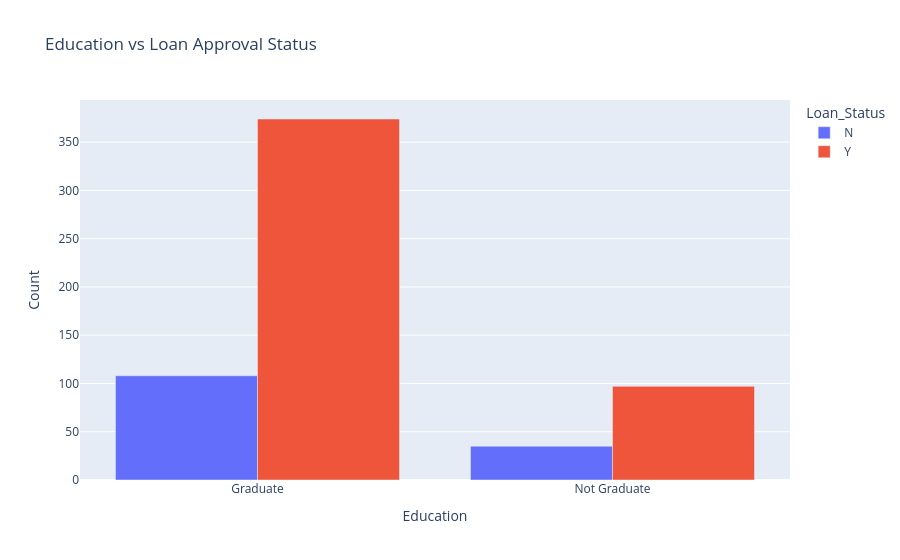
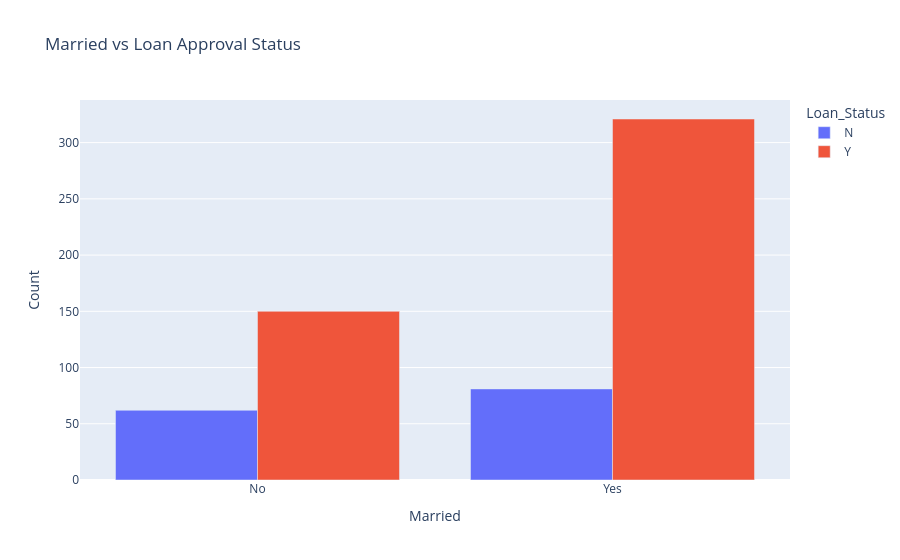
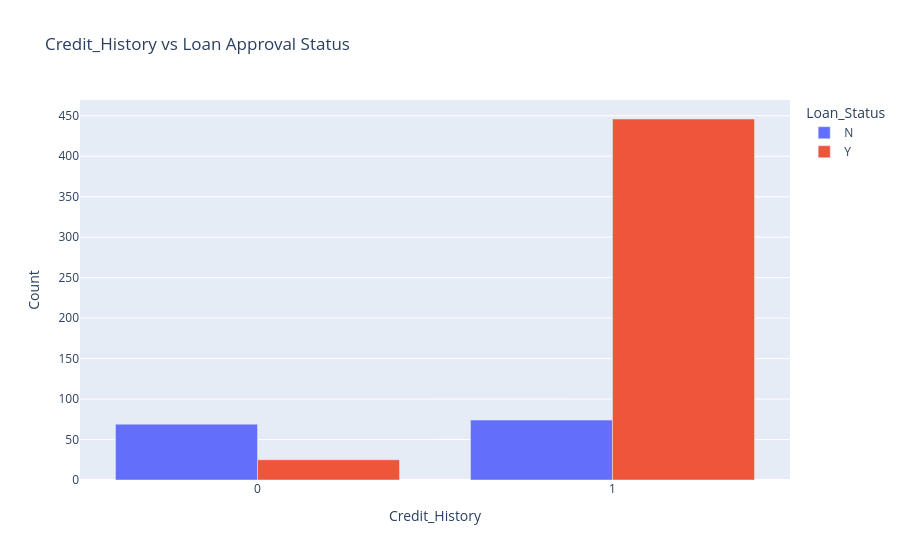

Notebook code cell kept with these figures, in order:
### Code cell
# 4.2 Bivariate visualizations: Categoricals vs Loan_Status
for col in ['Education', 'Married', 'Credit_History']:
    fig = px.bar(df.groupby([col, 'Loan_Status']).size().reset_index(name='Count'), x=col, y='Count', color='Loan_Status', barmode='group', title=f'{col} vs Loan Approval Status')
    fig.show()

### Figure 1 — Plotly figure (JSON) as saved in the notebook; plotly's stock layout.template omitted (floating-point values rounded to 4 significant figures)
{"data": [{"alignmentgroup": "True", "hovertemplate": "Loan_Status=N<br>Education=%{x}<br>Count=%{y}<extra></extra>", "legendgroup": "N", "marker": {"color": "#636efa", "pattern": {"shape": ""}}, "name": "N", "offsetgroup": "N", "orientation": "v", "showlegend": true, "textposition": "auto", "type": "bar", "x": ["Graduate", "Not Graduate"], "xaxis": "x", "y": [108, 35], "yaxis": "y"}, {"alignmentgroup": "True", "hovertemplate": "Loan_Status=Y<br>Education=%{x}<br>Count=%{y}<extra></extra>", "legendgroup": "Y", "marker": {"color": "#EF553B", "pattern": {"shape": ""}}, "name": "Y", "offsetgroup": "Y", "orientation": "v", "showlegend": true, "textposition": "auto", "type": "bar", "x": ["Graduate", "Not Graduate"], "xaxis": "x", "y": [374, 97], "yaxis": "y"}], "layout": {"barmode": "group", "legend": {"title": {"text": "Loan_Status"}, "tracegroupgap": 0}, "title": {"text": "Education vs Loan Approval Status"}, "xaxis": {"anchor": "y", "domain": [0, 1], "title": {"text": "Education"}}, "yaxis": {"anchor": "x", "domain": [0, 1], "title": {"text": "Count"}}}}

### Figure 2 — Plotly figure (JSON) as saved in the notebook; plotly's stock layout.template omitted (floating-point values rounded to 4 significant figures)
{"data": [{"alignmentgroup": "True", "hovertemplate": "Loan_Status=N<br>Married=%{x}<br>Count=%{y}<extra></extra>", "legendgroup": "N", "marker": {"color": "#636efa", "pattern": {"shape": ""}}, "name": "N", "offsetgroup": "N", "orientation": "v", "showlegend": true, "textposition": "auto", "type": "bar", "x": ["No", "Yes"], "xaxis": "x", "y": [62, 81], "yaxis": "y"}, {"alignmentgroup": "True", "hovertemplate": "Loan_Status=Y<br>Married=%{x}<br>Count=%{y}<extra></extra>", "legendgroup": "Y", "marker": {"color": "#EF553B", "pattern": {"shape": ""}}, "name": "Y", "offsetgroup": "Y", "orientation": "v", "showlegend": true, "textposition": "auto", "type": "bar", "x": ["No", "Yes"], "xaxis": "x", "y": [150, 321], "yaxis": "y"}], "layout": {"barmode": "group", "legend": {"title": {"text": "Loan_Status"}, "tracegroupgap": 0}, "title": {"text": "Married vs Loan Approval Status"}, "xaxis": {"anchor": "y", "domain": [0, 1], "title": {"text": "Married"}}, "yaxis": {"anchor": "x", "domain": [0, 1], "title": {"text": "Count"}}}}

### Figure 3 — Plotly figure (JSON) as saved in the notebook; plotly's stock layout.template omitted (floating-point values rounded to 4 significant figures)
{"data": [{"alignmentgroup": "True", "hovertemplate": "Loan_Status=N<br>Credit_History=%{x}<br>Count=%{y}<extra></extra>", "legendgroup": "N", "marker": {"color": "#636efa", "pattern": {"shape": ""}}, "name": "N", "offsetgroup": "N", "orientation": "v", "showlegend": true, "textposition": "auto", "type": "bar", "x": [0.0, 1.0], "xaxis": "x", "y": [69, 74], "yaxis": "y"}, {"alignmentgroup": "True", "hovertemplate": "Loan_Status=Y<br>Credit_History=%{x}<br>Count=%{y}<extra></extra>", "legendgroup": "Y", "marker": {"color": "#EF553B", "pattern": {"shape": ""}}, "name": "Y", "offsetgroup": "Y", "orientation": "v", "showlegend": true, "textposition": "auto", "type": "bar", "x": [0.0, 1.0], "xaxis": "x", "y": [25, 446], "yaxis": "y"}], "layout": {"barmode": "group", "legend": {"title": {"text": "Loan_Status"}, "tracegroupgap": 0}, "title": {"text": "Credit_History vs Loan Approval Status"}, "xaxis": {"anchor": "y", "domain": [0, 1], "title": {"text": "Credit_History"}}, "yaxis": {"anchor": "x", "domain": [0, 1], "title": {"text": "Count"}}}}
